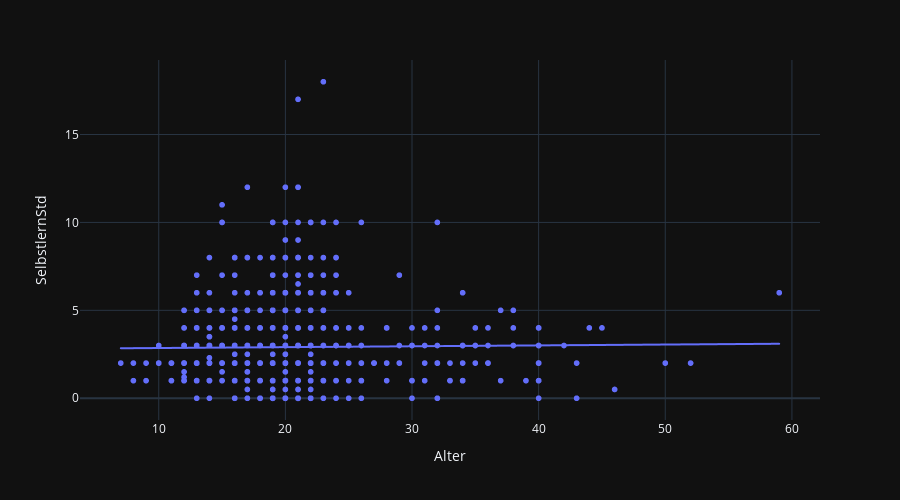

Notebook code for this chart:
### Code cell
fig = px.scatter(df, x='Alter', y='SelbstlernStd', height=500, trendline="ols")
fig.show()

### Figure 1 — Plotly figure (JSON) as saved in the notebook; plotly's stock layout.template omitted (floating-point values rounded to 4 significant figures; data arrays with more than 128 entries replaced by an {"elided": "..."} marker saying what was removed)
{"data": [{"hovertemplate": "Alter=%{x}<br>SelbstlernStd=%{y}<extra></extra>", "legendgroup": "", "marker": {"color": "#636efa", "symbol": "circle"}, "mode": "markers", "name": "", "showlegend": false, "x": {"elided": "1145 int values"}, "xaxis": "x", "y": {"elided": "1145 float values"}, "yaxis": "y", "type": "scattergl"}, {"hovertemplate": "<b>OLS trendline</b><br>SelbstlernStd = 0.00494712 * Alter + 2.80743<br>R<sup>2</sup>=0.000168<br><br>Alter=%{x}<br>SelbstlernStd=%{y} <b>(trend)</b><extra></extra>", "legendgroup": "", "marker": {"color": "#636efa", "symbol": "circle"}, "mode": "lines", "name": "", "showlegend": false, "x": {"elided": "1145 int values"}, "xaxis": "x", "y": {"elided": "1145 float values"}, "yaxis": "y", "type": "scattergl"}], "layout": {"xaxis": {"anchor": "y", "domain": [0.0, 1.0], "title": {"text": "Alter"}}, "yaxis": {"anchor": "x", "domain": [0.0, 1.0], "title": {"text": "SelbstlernStd"}}, "legend": {"tracegroupgap": 0}, "margin": {"t": 60}, "height": 500}}
